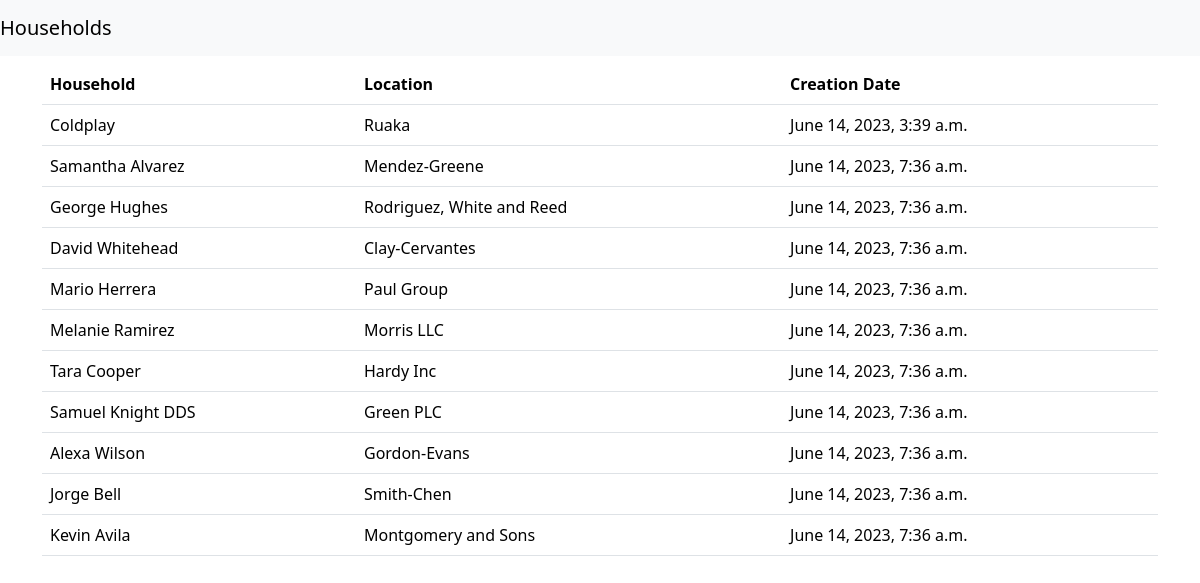
Screenshot of /households/ with the database file from the repository.
### household/models.py (models this page shows, shortened)
class Household(models.Model):
    office = models.ForeignKey(Office, on_delete=models.CASCADE)
    uuid = models.UUIDField(default=uuid.uuid4, editable=False)
    name = models.CharField(max_length=200, help_text="Household Name")
    location = models.ForeignKey(Location, on_delete=models.CASCADE)
    creation_date = models.DateTimeField(null=False, blank=False, default=timezone.now)
    created_by = models.ForeignKey(User, on_delete=models.CASCADE, related_name='household_created_by')
    last_modified_date = models.DateTimeField(null=False, blank=False, default=timezone.now)
    last_modified_by = models.ForeignKey(User, on_delete=models.CASCADE, related_name='household_last_modified_by')
    class Meta:
        verbose_name = "Household"
        verbose_name_plural = "Households"

class Location(models.Model):
    name = models.CharField(max_length=200, help_text="Name")
    uuid = models.UUIDField(default=uuid.uuid4, editable=False)
    creation_date = models.DateTimeField(null=False, blank=False, default=timezone.now)
    created_by = models.ForeignKey(User, on_delete=models.CASCADE, related_name='location_created_by')
    last_modified_date = models.DateTimeField(null=False, blank=False, default=timezone.now)
    last_modified_by = models.ForeignKey(User, on_delete=models.CASCADE, related_name='location_last_modified_by')
    class Meta:
        verbose_name = "Location"
        verbose_name_plural = "Locations"
    def __str__(self):
        return self.name

### household/views.py (the view)
# urls.py: path('households/', HouseholdListView.as_view(), name='household_list'),
class HouseholdListView(ListView):
    model = Household
    template_name = 'household/index.html'
    context_object_name = 'households'
    paginate_by = 20

### household/templates/household/index.html (shortened to what this page needs)
{% extends "base.html" %}
{% block page_heading %}
    Households
{% endblock page_heading %}
{% block content %}
<div>
    <table class="table">
        <thead class="thead-dark">
        <tr>
            <th scope="col">Household</th>
            <th scope="col">Location</th>
            <th scope="col">Creation Date</th>
        </tr>
        </thead>
        {% for household in households %}
        <tbody>
        <tr>
            <td>{{ household.name }}</td>
            <td>{{ household.location }}</td>
            <td>{{ household.creation_date }}</td>
        </tr>
        </tbody>
        {% endfor %}
    </table>
</div>
{% endblock content %}

### rows the page displays
Household: name "Coldplay", location "Ruaka", creation_date "June 14, 2023, 3:39 a.m."
Household: name "Samantha Alvarez", location "Mendez-Greene", creation_date "June 14, 2023, 7:36 a.m."
Household: name "George Hughes", location "Rodriguez, White and Reed", creation_date "June 14, 2023, 7:36 a.m."
Household: name "David Whitehead", location "Clay-Cervantes", creation_date "June 14, 2023, 7:36 a.m."
Household: name "Mario Herrera", location "Paul Group", creation_date "June 14, 2023, 7:36 a.m."
Household: name "Melanie Ramirez", location "Morris LLC", creation_date "June 14, 2023, 7:36 a.m."
Household: name "Tara Cooper", location "Hardy Inc", creation_date "June 14, 2023, 7:36 a.m."
Household: name "Samuel Knight DDS", location "Green PLC", creation_date "June 14, 2023, 7:36 a.m."
Household: name "Alexa Wilson", location "Gordon-Evans", creation_date "June 14, 2023, 7:36 a.m."
Household: name "Jorge Bell", location "Smith-Chen", creation_date "June 14, 2023, 7:36 a.m."
Household: name "Kevin Avila", location "Montgomery and Sons", creation_date "June 14, 2023, 7:36 a.m."
